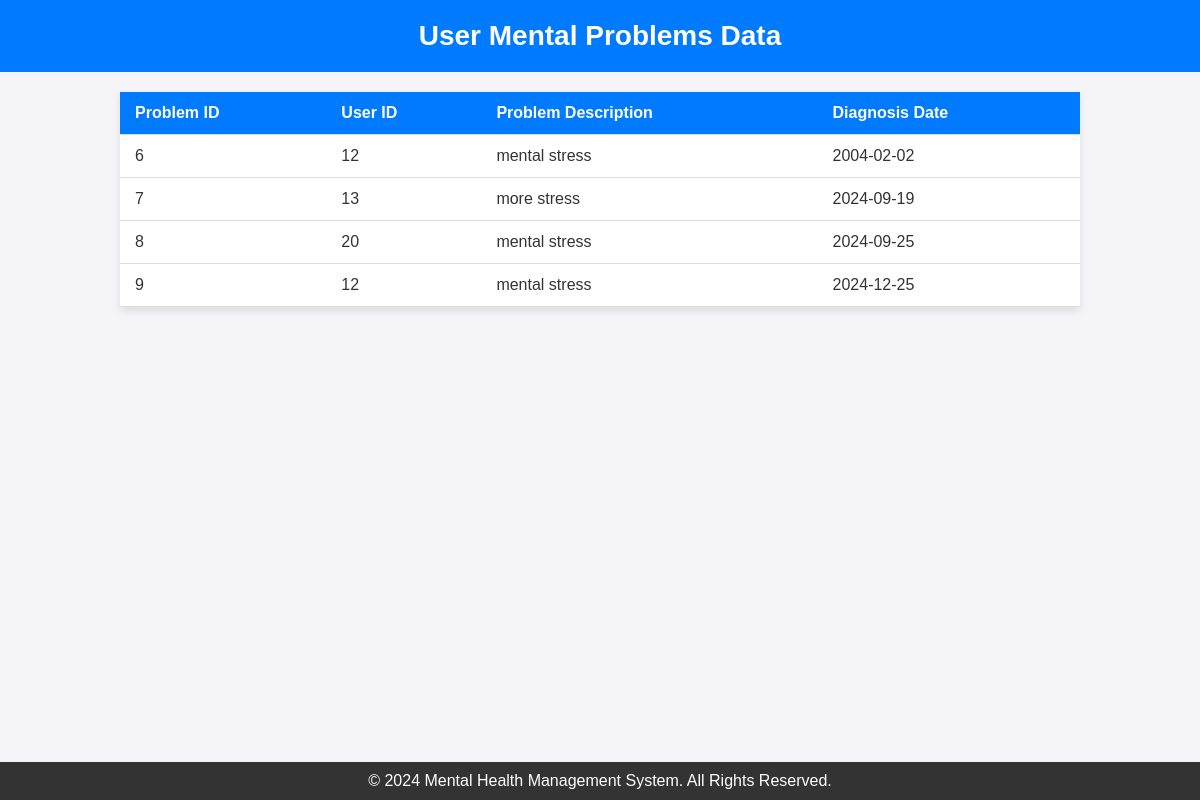
The app's page /admin_users_mental_data.php with its own data.
### tables this page shows
CREATE TABLE `user_mental_problems` (
  `problem_id` int(11) NOT NULL,
  `user_id` int(11) NOT NULL,
  `problem_description` text NOT NULL,
  `diagnosis_date` date NOT NULL
);

### admin_users_mental_data.php (the view, shortened to what this page needs)
<?php
include 'db.php';
$sql = "SELECT * FROM user_mental_problems";
$result = $conn->query($sql);
?>
<!DOCTYPE html>
<html lang="en">
<head>
</head>
<body>
    <header>
        <h1>User Mental Problems Data</h1>
    </header>
    <?php if ($result->num_rows > 0): ?>
        <table>
            <thead>
                <tr>
                    <th>Problem ID</th>
                    <th>User ID</th>
                    <th>Problem Description</th>
                    <th>Diagnosis Date</th>
                </tr>
            </thead>
            <tbody>
                <?php while($row = $result->fetch_assoc()): ?>
                <tr>
                    <td><?= htmlspecialchars($row['problem_id']); ?></td>
                    <td><?= htmlspecialchars($row['user_id']); ?></td>
                    <td><?= htmlspecialchars($row['problem_description']); ?></td>
                    <td><?= htmlspecialchars($row['diagnosis_date']); ?></td>
                </tr>
                <?php endwhile; ?>
            </tbody>
        </table>
    <?php else: ?>
        <p>No data found.</p>
    <?php endif; ?>
    <footer>
        <p>&copy; 2024 Mental Health Management System. All Rights Reserved.</p>
    </footer>
</body>
</html>

### admin_users_mental_data.php (style rules this page uses)
body { font-family: Arial, sans-serif; background-color: #f4f4f9; margin: 0; padding: 0; display: flex; flex-direction: column; align-items: center; justify-content: center; }
header { background-color: #007bff; color: white; text-align: center; padding: 20px; width: 100%; }
h1 { margin: 0; font-size: 28px; }
table { border-collapse: collapse; width: 80%; margin: 20px 0; background-color: #fff; box-shadow: 0 4px 8px rgba(0, 0, 0, 0.1); }
th, td { padding: 12px 15px; text-align: left; border-bottom: 1px solid #ddd; }
th { background-color: #007bff; color: white; }
td { color: #333; }
footer { background-color: #333; color: white; text-align: center; padding: 10px; position: absolute; bottom: 0; width: 100%; }
footer p { margin: 0; }

### records on screen
user_mental_problems: problem_id "6", user "12", problem_description "mental stress", diagnosis_date "2004-02-02"
user_mental_problems: problem_id "7", user "13", problem_description "more stress", diagnosis_date "2024-09-19"
user_mental_problems: problem_id "8", user "20", problem_description "mental stress", diagnosis_date "2024-09-25"
user_mental_problems: problem_id "9", user "12", problem_description "mental stress", diagnosis_date "2024-12-25"
